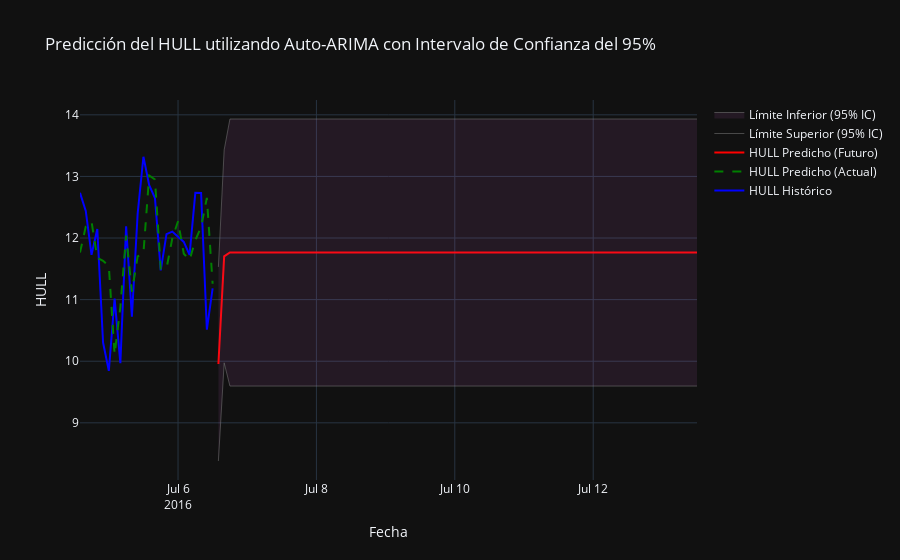

The notebook cell saved with this chart:
### Code cell
import numpy as np
import pandas as pd
import plotly.graph_objects as go
from pmdarima import auto_arima  # Importamos auto_arima
from statsmodels.tsa.stattools import adfuller
from sklearn.metrics import mean_squared_error
from math import sqrt
import warnings
warnings.filterwarnings("ignore")
from datetime import datetime, timedelta

# Cargar datos
data = pd.read_csv("https://huggingface.co/datasets/pkr7098/time-series-forecasting-datasets/resolve/main/ETTh2.csv")
data['date'] = pd.to_datetime(data['date'])
data = data.head(168)
data.set_index('date', inplace=True)
data_2h = data.resample('2H').mean()
hull_data = data_2h[['HULL']].dropna()  # Usamos HULL como en el código anterior

# Split the data into training and test sets (80% train, 20% test)
total_rows = len(hull_data)
train_size = int(total_rows * 0.8)
test_size = total_rows - train_size
train = hull_data['HULL'][:train_size]
test = hull_data['HULL'][train_size:]

# Stationarity Testing (Dickey-Fuller)
def dickey_fuller_test(series, column_name):
    print(f'Resultados de la prueba de Dickey-Fuller para columna: {column_name}')
    dftest = adfuller(series, autolag='AIC')
    dfoutput = pd.Series(dftest[0:4], index=['Test Statistic', 'p-value', 'No Lags Used', 'Número de observaciones utilizadas'])
    for key, value in dftest[4].items():
        dfoutput[f'Critical Value ({key})'] = value
    print(dfoutput)
    if dftest[1] <= 0.05:
        print("Conclusión: Los datos son estacionarios")
    else:
        print("Conclusión: Los datos no son estacionarios")
    return dftest[1]

# Get p-value from test
p_value = dickey_fuller_test(train, "HULL")

# Use the last two days (24 points at 2-hour intervals) for modeling
last_two_days = train[-24:]

# Fit auto_arima model - Optimiza automáticamente p, d, q
model = auto_arima(last_two_days, 
                   seasonal=False,  # No asumimos estacionalidad
                   start_p=0, start_q=0, max_p=5, max_q=5,  # Límites para p y q
                   d=None,  # Deja que auto_arima determine d, pero sabemos que es estacionaria
                   trace=True,  # Muestra el proceso de selección
                   error_action='ignore', 
                   suppress_warnings=True)
model_fit = model.fit(last_two_days)

# Forecast for one week (7 days = 7 * 12 = 84 data points at 2-hour intervals)
forecast_steps = 84
forecast = model.predict(n_periods=forecast_steps)

# Confidence intervals from the fitted model
forecast_obj = model_fit.predict(n_periods=forecast_steps, return_conf_int=True)
forecast, conf_int = forecast_obj[0], forecast_obj[1]
ci_lower = conf_int[:, 0]  # Límite inferior
ci_upper = conf_int[:, 1]  # Límite superior

# Create a date range for the forecast
last_date = last_two_days.index[-1]
forecast_dates = pd.date_range(start=last_date + timedelta(hours=2), periods=forecast_steps, freq='2H')

# Create a DataFrame for the forecast with confidence intervals
forecast_ci_df = pd.DataFrame({
    'HULL_Predicho': forecast,
    'CI_Lower': ci_lower,
    'CI_Upper': ci_upper
}, index=forecast_dates)

# Combine historical and forecast data
historical_pred_df = pd.DataFrame({
    'HULL_Historico': last_two_days,
    'HULL_Predicho': model.predict_in_sample()  # Predicciones en la muestra
})

combined_df = pd.concat([historical_pred_df, forecast_ci_df], axis=0)

# Visualize the results
fig = go.Figure()

# Add historical values
fig.add_trace(go.Scatter(
    x=combined_df.index,
    y=combined_df['HULL_Historico'],
    mode='lines',
    name='HULL Histórico',
    line=dict(color='blue')
))

# Add predicted values for historical data
fig.add_trace(go.Scatter(
    x=combined_df.index[:len(last_two_days)],
    y=combined_df['HULL_Predicho'][:len(last_two_days)],
    mode='lines',
    name='HULL Predicho (Actual)',
    line=dict(color='green', dash='dash')
))

# Add future forecast
fig.add_trace(go.Scatter(
    x=forecast_ci_df.index,
    y=forecast_ci_df['HULL_Predicho'],
    mode='lines',
    name='HULL Predicho (Futuro)',
    line=dict(color='red')
))

# Add 95% confidence interval
fig.add_trace(go.Scatter(
    x=forecast_ci_df.index,
    y=forecast_ci_df['CI_Upper'],
    mode='lines',
    name='Límite Superior (95% IC)',
    line=dict(color='gray', width=0.5)
))

fig.add_trace(go.Scatter(
    x=forecast_ci_df.index,
    y=forecast_ci_df['CI_Lower'],
    mode='lines',
    name='Límite Inferior (95% IC)',
    line=dict(color='gray', width=0.5),
    fill='tonexty',
    fillcolor='rgba(200, 100, 200, 0.1)'
))

# Customize the plot
fig.update_layout(
    title='Predicción del HULL utilizando Auto-ARIMA con Intervalo de Confianza del 95%',
    xaxis_title='Fecha',
    yaxis_title='HULL',
    hovermode='x unified',
    template="plotly_dark",
    showlegend=True
)

# Show the plot
fig.show()

# Calculate error metrics on the test set
pred_test = model.predict(n_periods=len(test))
rmse = sqrt(mean_squared_error(test, pred_test))
mae = np.mean(np.abs(test - pred_test))
print(f"RMSE on test set: {rmse}")
print(f"MAE on test set: {mae}")

# Naive forecast: Use the last value of the training set for all test predictions
naive_forecast = np.full_like(test, test.iloc[0])

# Calculate error metrics for the naive forecast
rmse_naive = sqrt(mean_squared_error(test, naive_forecast))
mae_naive = np.mean(np.abs(test - naive_forecast))

print(f"Naive Forecast RMSE: {rmse_naive}")
print(f"Naive Forecast MAE: {mae_naive}")

# Print maximum and minimum of the series
print(f"Máximo: {hull_data['HULL'].max()}")
print(f"Mínimo: {hull_data['HULL'].min()}")

# Mostrar el orden seleccionado por auto_arima
print(f"Orden ARIMA seleccionado: {model.order}")
